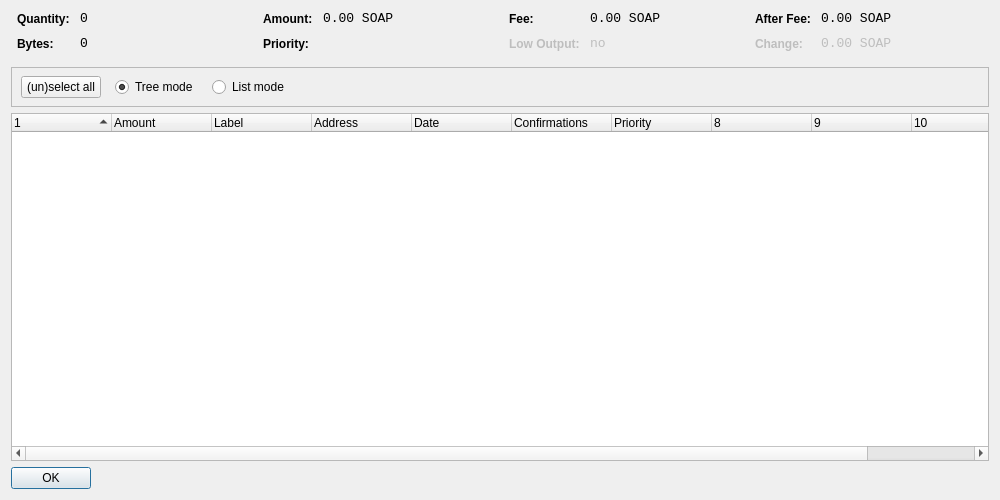
<?xml version="1.0" encoding="UTF-8"?>
<ui version="4.0">
 <class>CoinControlDialog</class>
 <widget class="QDialog" name="CoinControlDialog">
  <property name="geometry">
   <rect>
    <x>0</x>
    <y>0</y>
    <width>1000</width>
    <height>500</height>
   </rect>
  </property>
  <property name="windowTitle">
   <string>Coin Control</string>
  </property>
  <layout class="QVBoxLayout" name="verticalLayout">
   <item>
    <layout class="QHBoxLayout" name="horizontalLayoutTop" stretch="0,0,0,0">
     <property name="topMargin">
      <number>0</number>
     </property>
     <property name="bottomMargin">
      <number>10</number>
     </property>
     <item>
      <layout class="QFormLayout" name="formLayoutCoinControl1">
       <property name="horizontalSpacing">
        <number>10</number>
       </property>
       <property name="verticalSpacing">
        <number>10</number>
       </property>
       <property name="leftMargin">
        <number>6</number>
       </property>
       <property name="rightMargin">
        <number>6</number>
       </property>
       <item row="0" column="0">
        <widget class="QLabel" name="labelCoinControlQuantityText">
         <property name="styleSheet">
          <string notr="true">font-weight:bold;</string>
         </property>
         <property name="text">
          <string>Quantity:</string>
         </property>
        </widget>
       </item>
       <item row="0" column="1">
        <widget class="QLabel" name="labelCoinControlQuantity">
         <property name="font">
          <font>
           <family>Monospace</family>
           <pointsize>10</pointsize>
          </font>
         </property>
         <property name="cursor">
          <cursorShape>IBeamCursor</cursorShape>
         </property>
         <property name="contextMenuPolicy">
          <enum>Qt::ActionsContextMenu</enum>
         </property>
         <property name="text">
          <string notr="true">0</string>
         </property>
         <property name="textInteractionFlags">
          <set>Qt::LinksAccessibleByMouse|Qt::TextSelectableByKeyboard|Qt::TextSelectableByMouse</set>
         </property>
        </widget>
       </item>
       <item row="1" column="0">
        <widget class="QLabel" name="labelCoinControlBytesText">
         <property name="styleSheet">
          <string notr="true">font-weight:bold;</string>
         </property>
         <property name="text">
          <string>Bytes:</string>
         </property>
        </widget>
       </item>
       <item row="1" column="1">
        <widget class="QLabel" name="labelCoinControlBytes">
         <property name="font">
          <font>
           <family>Monospace</family>
           <pointsize>10</pointsize>
          </font>
         </property>
         <property name="cursor">
          <cursorShape>IBeamCursor</cursorShape>
         </property>
         <property name="contextMenuPolicy">
          <enum>Qt::ActionsContextMenu</enum>
         </property>
         <property name="text">
          <string notr="true">0</string>
         </property>
         <property name="textInteractionFlags">
          <set>Qt::LinksAccessibleByMouse|Qt::TextSelectableByKeyboard|Qt::TextSelectableByMouse</set>
         </property>
        </widget>
       </item>
      </layout>
     </item>
     <item>
      <layout class="QFormLayout" name="formLayoutCoinControl2">
       <property name="horizontalSpacing">
        <number>10</number>
       </property>
       <property name="verticalSpacing">
        <number>10</number>
       </property>
       <property name="leftMargin">
        <number>6</number>
       </property>
       <property name="rightMargin">
        <number>6</number>
       </property>
       <item row="0" column="0">
        <widget class="QLabel" name="labelCoinControlAmountText">
         <property name="styleSheet">
          <string notr="true">font-weight:bold;</string>
         </property>
         <property name="text">
          <string>Amount:</string>
         </property>
        </widget>
       </item>
       <item row="0" column="1">
        <widget class="QLabel" name="labelCoinControlAmount">
         <property name="font">
          <font>
           <family>Monospace</family>
           <pointsize>10</pointsize>
          </font>
         </property>
         <property name="cursor">
          <cursorShape>IBeamCursor</cursorShape>
         </property>
         <property name="contextMenuPolicy">
          <enum>Qt::ActionsContextMenu</enum>
         </property>
         <property name="text">
          <string notr="true">0.00 SOAP</string>
         </property>
         <property name="textInteractionFlags">
          <set>Qt::LinksAccessibleByMouse|Qt::TextSelectableByKeyboard|Qt::TextSelectableByMouse</set>
         </property>
        </widget>
       </item>
       <item row="1" column="0">
        <widget class="QLabel" name="labelCoinControlPriorityText">
         <property name="styleSheet">
          <string notr="true">font-weight:bold;</string>
         </property>
         <property name="text">
          <string>Priority:</string>
         </property>
        </widget>
       </item>
       <item row="1" column="1">
        <widget class="QLabel" name="labelCoinControlPriority">
         <property name="font">
          <font>
           <family>Monospace</family>
           <pointsize>10</pointsize>
          </font>
         </property>
         <property name="cursor">
          <cursorShape>IBeamCursor</cursorShape>
         </property>
         <property name="contextMenuPolicy">
          <enum>Qt::ActionsContextMenu</enum>
         </property>
         <property name="text">
          <string/>
         </property>
         <property name="textInteractionFlags">
          <set>Qt::LinksAccessibleByMouse|Qt::TextSelectableByKeyboard|Qt::TextSelectableByMouse</set>
         </property>
        </widget>
       </item>
      </layout>
     </item>
     <item>
      <layout class="QFormLayout" name="formLayoutCoinControl3">
       <property name="horizontalSpacing">
        <number>10</number>
       </property>
       <property name="verticalSpacing">
        <number>10</number>
       </property>
       <property name="leftMargin">
        <number>6</number>
       </property>
       <property name="rightMargin">
        <number>6</number>
       </property>
       <item row="0" column="0">
        <widget class="QLabel" name="labelCoinControlFeeText">
         <property name="styleSheet">
          <string notr="true">font-weight:bold;</string>
         </property>
         <property name="text">
          <string>Fee:</string>
         </property>
        </widget>
       </item>
       <item row="0" column="1">
        <widget class="QLabel" name="labelCoinControlFee">
         <property name="font">
          <font>
           <family>Monospace</family>
           <pointsize>10</pointsize>
          </font>
         </property>
         <property name="cursor">
          <cursorShape>IBeamCursor</cursorShape>
         </property>
         <property name="contextMenuPolicy">
          <enum>Qt::ActionsContextMenu</enum>
         </property>
         <property name="text">
          <string notr="true">0.00 SOAP</string>
         </property>
         <property name="textInteractionFlags">
          <set>Qt::LinksAccessibleByMouse|Qt::TextSelectableByKeyboard|Qt::TextSelectableByMouse</set>
         </property>
        </widget>
       </item>
       <item row="1" column="0">
        <widget class="QLabel" name="labelCoinControlLowOutputText">
         <property name="enabled">
          <bool>false</bool>
         </property>
         <property name="styleSheet">
          <string notr="true">font-weight:bold;</string>
         </property>
         <property name="text">
          <string>Low Output:</string>
         </property>
        </widget>
       </item>
       <item row="1" column="1">
        <widget class="QLabel" name="labelCoinControlLowOutput">
         <property name="enabled">
          <bool>false</bool>
         </property>
         <property name="font">
          <font>
           <family>Monospace</family>
           <pointsize>10</pointsize>
          </font>
         </property>
         <property name="cursor">
          <cursorShape>IBeamCursor</cursorShape>
         </property>
         <property name="contextMenuPolicy">
          <enum>Qt::ActionsContextMenu</enum>
         </property>
         <property name="text">
          <string notr="true">no</string>
         </property>
         <property name="textInteractionFlags">
          <set>Qt::LinksAccessibleByMouse|Qt::TextSelectableByKeyboard|Qt::TextSelectableByMouse</set>
         </property>
        </widget>
       </item>
      </layout>
     </item>
     <item>
      <layout class="QFormLayout" name="formLayoutCoinControl4">
       <property name="horizontalSpacing">
        <number>10</number>
       </property>
       <property name="verticalSpacing">
        <number>10</number>
       </property>
       <property name="leftMargin">
        <number>6</number>
       </property>
       <property name="rightMargin">
        <number>6</number>
       </property>
       <item row="0" column="0">
        <widget class="QLabel" name="labelCoinControlAfterFeeText">
         <property name="styleSheet">
          <string notr="true">font-weight:bold;</string>
         </property>
         <property name="text">
          <string>After Fee:</string>
         </property>
        </widget>
       </item>
       <item row="0" column="1">
        <widget class="QLabel" name="labelCoinControlAfterFee">
         <property name="font">
          <font>
           <family>Monospace</family>
           <pointsize>10</pointsize>
          </font>
         </property>
         <property name="cursor">
          <cursorShape>IBeamCursor</cursorShape>
         </property>
         <property name="contextMenuPolicy">
          <enum>Qt::ActionsContextMenu</enum>
         </property>
         <property name="text">
          <string notr="true">0.00 SOAP</string>
         </property>
         <property name="textInteractionFlags">
          <set>Qt::LinksAccessibleByMouse|Qt::TextSelectableByKeyboard|Qt::TextSelectableByMouse</set>
         </property>
        </widget>
       </item>
       <item row="1" column="0">
        <widget class="QLabel" name="labelCoinControlChangeText">
         <property name="enabled">
          <bool>false</bool>
         </property>
         <property name="styleSheet">
          <string notr="true">font-weight:bold;</string>
         </property>
         <property name="text">
          <string>Change:</string>
         </property>
        </widget>
       </item>
       <item row="1" column="1">
        <widget class="QLabel" name="labelCoinControlChange">
         <property name="enabled">
          <bool>false</bool>
         </property>
         <property name="font">
          <font>
           <family>Monospace</family>
           <pointsize>10</pointsize>
          </font>
         </property>
         <property name="cursor">
          <cursorShape>IBeamCursor</cursorShape>
         </property>
         <property name="contextMenuPolicy">
          <enum>Qt::ActionsContextMenu</enum>
         </property>
         <property name="text">
          <string notr="true">0.00 SOAP</string>
         </property>
         <property name="textInteractionFlags">
          <set>Qt::LinksAccessibleByMouse|Qt::TextSelectableByKeyboard|Qt::TextSelectableByMouse</set>
         </property>
        </widget>
       </item>
      </layout>
     </item>
    </layout>
   </item>
   <item>
    <widget class="QFrame" name="frame">
     <property name="minimumSize">
      <size>
       <width>0</width>
       <height>40</height>
      </size>
     </property>
     <property name="frameShape">
      <enum>QFrame::StyledPanel</enum>
     </property>
     <property name="frameShadow">
      <enum>QFrame::Sunken</enum>
     </property>
     <widget class="QWidget" name="horizontalLayoutWidget">
      <property name="geometry">
       <rect>
        <x>10</x>
        <y>0</y>
        <width>781</width>
        <height>41</height>
       </rect>
      </property>
      <layout class="QHBoxLayout" name="horizontalLayoutPanel" stretch="0,0,0,0,0">
       <property name="spacing">
        <number>14</number>
       </property>
       <item>
        <widget class="QPushButton" name="pushButtonSelectAll">
         <property name="sizePolicy">
          <sizepolicy hsizetype="Maximum" vsizetype="Fixed">
           <horstretch>0</horstretch>
           <verstretch>0</verstretch>
          </sizepolicy>
         </property>
         <property name="text">
          <string>(un)select all</string>
         </property>
        </widget>
       </item>
       <item>
        <widget class="QRadioButton" name="radioTreeMode">
         <property name="sizePolicy">
          <sizepolicy hsizetype="Maximum" vsizetype="Fixed">
           <horstretch>0</horstretch>
           <verstretch>0</verstretch>
          </sizepolicy>
         </property>
         <property name="text">
          <string>Tree mode</string>
         </property>
         <property name="checked">
          <bool>true</bool>
         </property>
        </widget>
       </item>
       <item>
        <widget class="QRadioButton" name="radioListMode">
         <property name="sizePolicy">
          <sizepolicy hsizetype="Maximum" vsizetype="Fixed">
           <horstretch>0</horstretch>
           <verstretch>0</verstretch>
          </sizepolicy>
         </property>
         <property name="text">
          <string>List mode</string>
         </property>
        </widget>
       </item>
       <item>
        <spacer name="horizontalSpacer">
         <property name="orientation">
          <enum>Qt::Horizontal</enum>
         </property>
         <property name="sizeHint" stdset="0">
          <size>
           <width>40</width>
           <height>20</height>
          </size>
         </property>
        </spacer>
       </item>
      </layout>
     </widget>
    </widget>
   </item>
   <item>
    <widget class="CoinControlTreeWidget" name="treeWidget">
     <property name="contextMenuPolicy">
      <enum>Qt::CustomContextMenu</enum>
     </property>
     <property name="sortingEnabled">
      <bool>false</bool>
     </property>
     <property name="columnCount">
      <number>11</number>
     </property>
     <attribute name="headerShowSortIndicator" stdset="0">
      <bool>true</bool>
     </attribute>
     <attribute name="headerStretchLastSection">
      <bool>false</bool>
     </attribute>
     <column>
      <property name="text">
       <string/>
      </property>
     </column>
     <column>
      <property name="text">
       <string>Amount</string>
      </property>
     </column>
     <column>
      <property name="text">
       <string>Label</string>
      </property>
     </column>
     <column>
      <property name="text">
       <string>Address</string>
      </property>
     </column>
     <column>
      <property name="text">
       <string>Date</string>
      </property>
     </column>
     <column>
      <property name="text">
       <string>Confirmations</string>
      </property>
      <property name="toolTip">
       <string>Confirmed</string>
      </property>
     </column>
     <column>
      <property name="text">
       <string>Priority</string>
      </property>
     </column>
     <column>
      <property name="text">
       <string/>
      </property>
     </column>
     <column>
      <property name="text">
       <string/>
      </property>
     </column>
     <column>
      <property name="text">
       <string/>
      </property>
     </column>
     <column>
      <property name="text">
       <string/>
      </property>
     </column>
    </widget>
   </item>
   <item>
    <widget class="QDialogButtonBox" name="buttonBox">
     <property name="sizePolicy">
      <sizepolicy hsizetype="Maximum" vsizetype="Fixed">
       <horstretch>0</horstretch>
       <verstretch>0</verstretch>
      </sizepolicy>
     </property>
     <property name="orientation">
      <enum>Qt::Horizontal</enum>
     </property>
     <property name="standardButtons">
      <set>QDialogButtonBox::Ok</set>
     </property>
    </widget>
   </item>
  </layout>
 </widget>
 <customwidgets>
  <customwidget>
   <class>CoinControlTreeWidget</class>
   <extends>QTreeWidget</extends>
   <header>coincontroltreewidget.h</header>
  </customwidget>
 </customwidgets>
 <resources/>
 <connections/>
</ui>
